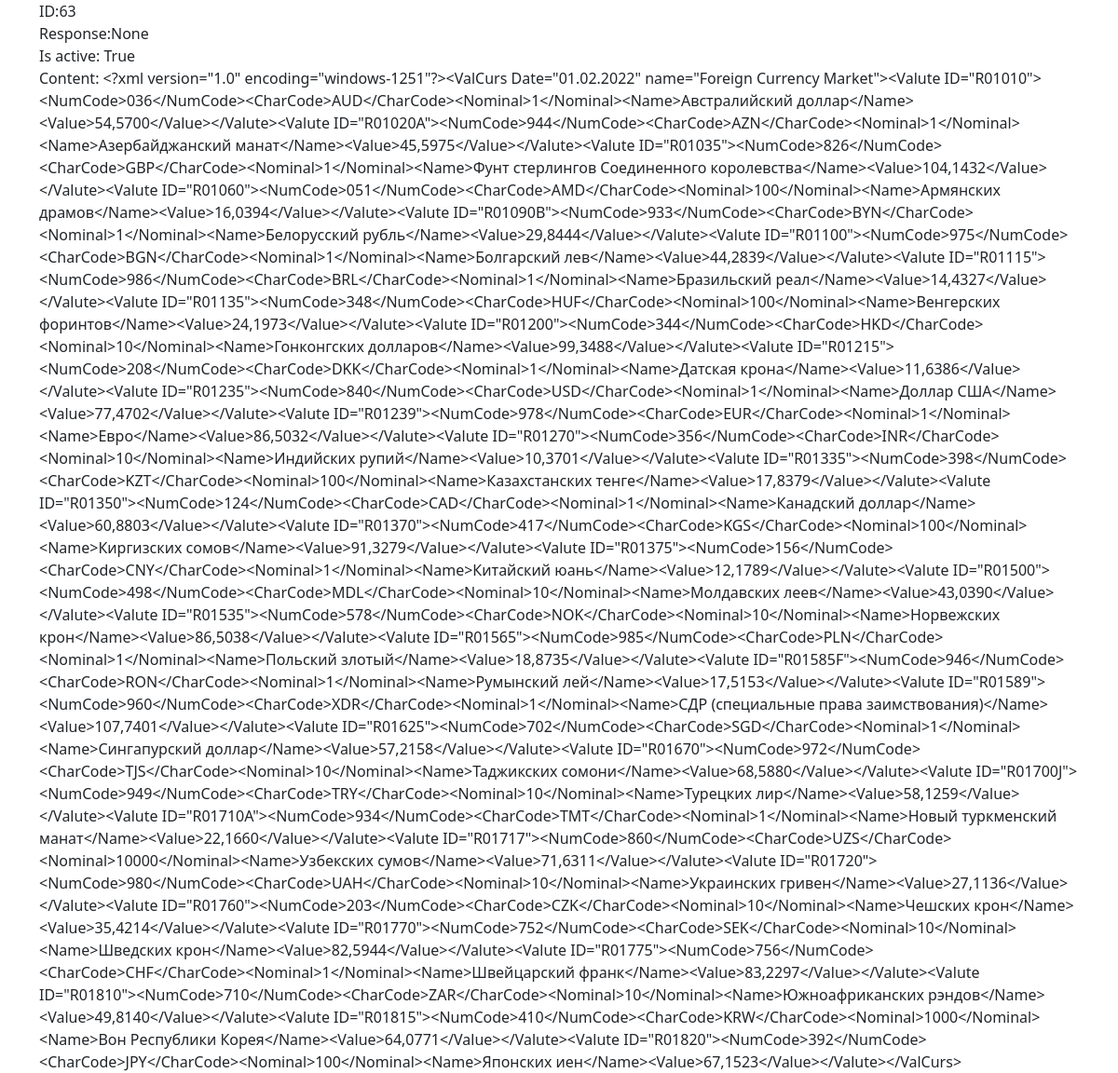
The page /api/v1/list/63/ on the database as committed earlier.
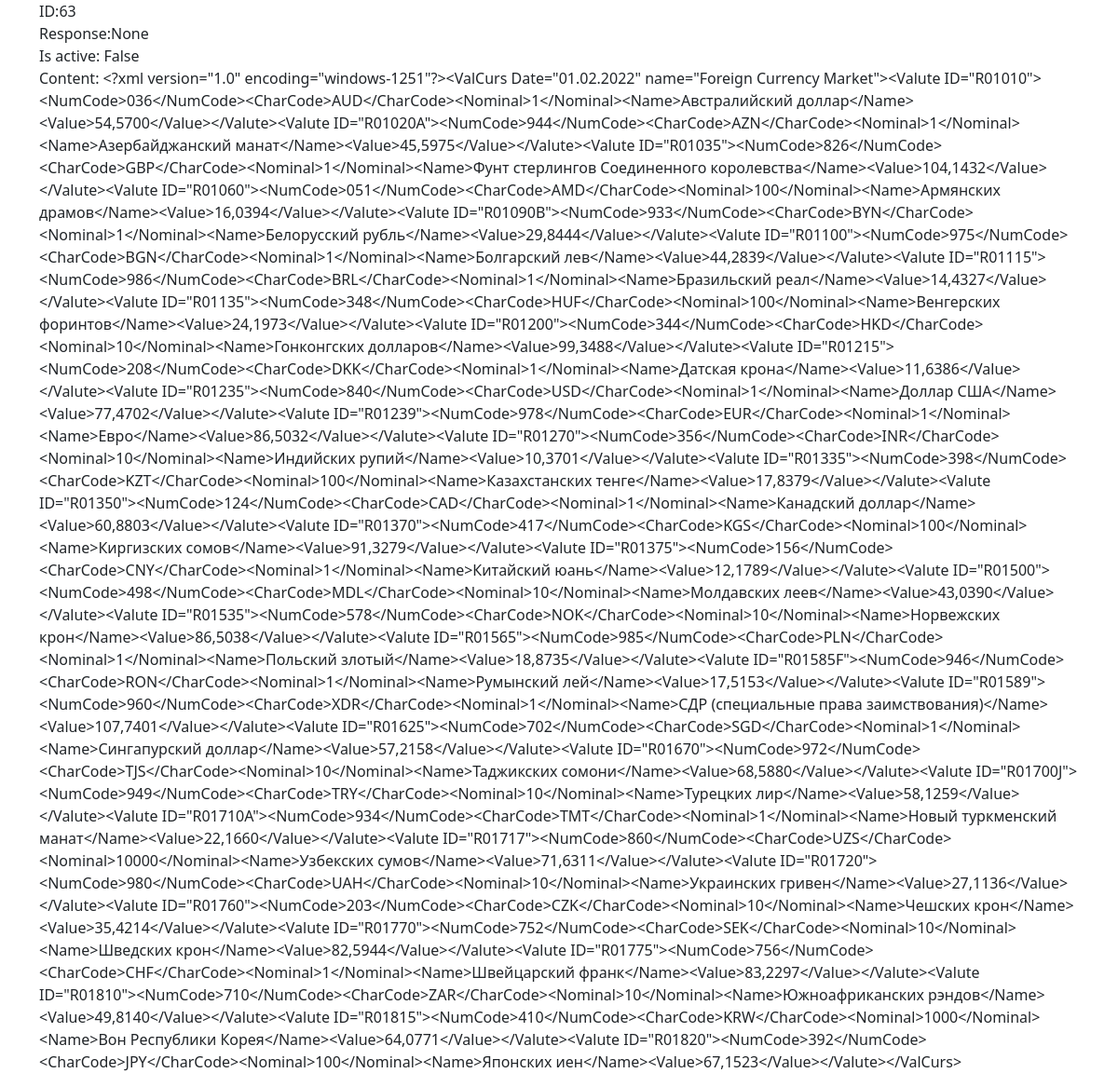
The same page on the database as committed later.
### task/models.py (models this page shows, shortened)
class Task(models.Model):
    CHOICES = (
        (1, 'Действие 1'),
        (2, 'Действие 2'),
        (3, 'Действие 3'),
        (4, 'Действие 4'),
        (5, 'Действие 5'),
    )
    url = models.CharField('url', max_length=150)
    content = models.TextField(blank=True)
    response = models.TextField(default=None, null=True)
    status = models.BooleanField('Выполнено', default=False)
    is_active = models.BooleanField(default=True)
    category = models.PositiveSmallIntegerField('Тип задачи', choices=CHOICES, null=True)
    started_at = models.DateTimeField(auto_now_add=True)
    finished_at = models.DateTimeField(default=None, null=True, blank=True)
    created_at = models.DateTimeField(editable=False)
    updated_at = models.DateTimeField(editable=False)
    deleted_at = models.DateTimeField(default=None, null=True, blank=True)
    user = models.ForeignKey(User, on_delete=models.SET_NULL, null=True)

### task/views.py (the view)
# urls.py: path('list/<int:pk>/', TaskDetailView.as_view(), name='task_id'),
class TaskDetailView(DetailView):
    model = Task
    template_name = 'tasks/task_detail.html'

### templates/tasks/task_detail.html
{% extends 'base.html' %}
{% block content %}
<div>ID:{{task.id}}</div>
<div>Response:{{task.response}}</div>
<div>Is active: {{task.is_active}}</div>
<div>Content: {{task.content}}</div>
{% endblock content%}

Rows that differ between the two databases and show on the page:
changed Task "None": is_active "True" → "False"
